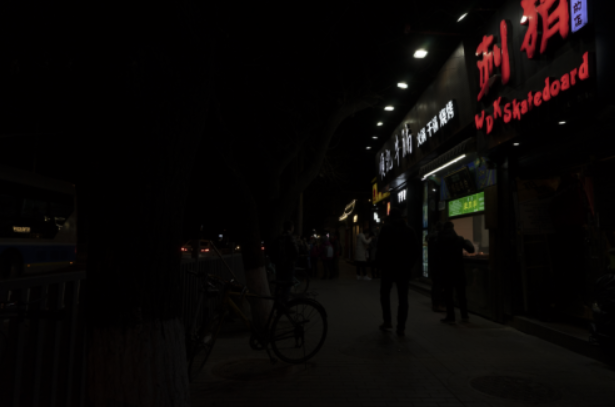
#> input picture ImageEnhancement/Data/LowLight/18.png, 615 x 407 px
$ python -i Genetic_Algorithm.py   (imports and definitions only)   (older library calls are emulated)
#> lines starting #> are read from the running program, lines starting #| are printed output that depends on the picture
### ImageEnhancement/ImageProcesses.py
import sys
import os
sys.path.append(os.path.abspath(os.path.join(os.path.dirname(__file__), '..')))


# Define Image Processes

import numpy as np
import cv2
from skimage.measure import shannon_entropy

def single_scale_retinex(image, sigma):
    log_image = np.log1p(image.astype(np.float32))
    blurred_image = cv2.GaussianBlur(image.astype(np.float32), (0, 0), sigma)
    log_blurred = np.log1p(blurred_image)
    return log_image - log_blurred

# [9 lines left out: function multi_scale_retinex, not called in this run]


### Metrics

def colorfulness(image):
    (B, G, R) = cv2.split(image.astype("float"))
    rg = np.absolute(R - G)
    yb = np.absolute(0.5 * (R + G) - B)
    std_rg, mean_rg = np.std(rg), np.mean(rg)
    std_yb, mean_yb = np.std(yb), np.mean(yb)
    return np.sqrt(std_rg**2 + std_yb**2) + 0.3 * np.sqrt(mean_rg**2 + mean_yb**2)

def contrast(image):
    gray = cv2.cvtColor(image, cv2.COLOR_BGR2HSV)[-1]
    min_intensity = np.min(gray)
    max_intensity = np.max(gray)
    return (max_intensity - min_intensity) / (max_intensity + min_intensity)

def entropy(image):
    gray = cv2.cvtColor(image, cv2.COLOR_BGR2GRAY)
    return shannon_entropy(gray)

# [5 lines left out: function luminance_stats, not called in this run]

def entropy(image):
    gray = cv2.cvtColor(image, cv2.COLOR_BGR2GRAY)
    return shannon_entropy(gray)

def sharpness(image):
    gray = cv2.cvtColor(image, cv2.COLOR_BGR2GRAY)
    return cv2.Laplacian(gray, cv2.CV_64F).var()

### ImageEnhancement/Decomposition.py
import numpy as np
import pandas as pd
import cv2
import matplotlib.pyplot as plt
import math
import skimage.filters as filters
from skimage import io, color


def decomposition(image):
    #Load Image
    #image = cv2.imread(r"{url}".format(url = image_url))

    #Grayscale Image
    gray = cv2.cvtColor(image, cv2.COLOR_BGR2GRAY)

    #Edge detect Image
    edges = cv2.Canny(image, 100, 200)

    #Color split
    blue, green, red = cv2.split(image)

    #Color Opponency
    red_green = red - green
    blue_yellow = blue - (red + green) / 2
    value = cv2.cvtColor(image, cv2.COLOR_BGR2HSV)[:,:,-1]

    #Texture detection
    gabor_response, _ = filters.gabor(gray, frequency=0.6, theta=np.pi/4)

    #Saliency
    # Static Saliency Fine Grained
    saliency_detector_fine = cv2.saliency.StaticSaliencyFineGrained_create()

    # Compute the saliency map
    (success_fine, saliency_map_fine) = saliency_detector_fine.computeSaliency(image)

    # Normalize the saliency map
    saliency_map_fine = (saliency_map_fine * 255).astype("uint8")

    #Details and Motion: Parvocellular and Magnocellular pathways
    retina = cv2.bioinspired.Retina.create((image.shape[1], image.shape[0]))

    for i in range(20):
        retina.run(image)

    retinaOut_parvo = retina.getParvo()
    retinaOut_parvo = cv2.cvtColor(retinaOut_parvo, cv2.COLOR_BGR2RGB)
    retinaOut_magno = retina.getMagno()


    return red_green, blue_yellow, value, gray, edges, gabor_response, saliency_map_fine, retinaOut_parvo, retinaOut_magno

### ImageEnhancement/Genetic_Algorithm.py
import numpy as np
import cv2
from ImageProcesses import *
import random
from tqdm import tqdm
import os
from Decomposition import decomposition
from scipy import stats

url_header = os.path.dirname(__file__)
# [1 line that did not run here, left out]


#Define hyperparameters and their ranges
#Potential to add more retinex sigmas if necessary, maybe also a parameter to control how many sigmas are used.
param_ranges = {
    "Saturation": (0,1.0), #Initial saturation adjustment
    "CLAHE_clipLimit_Value": (1.0, 5.0), #Value CLAHE clip limit
    "CLAHE_clipLimit_BGR": (1.0, 5.0), #BGR CLAHE clip limit
    "Retinex_gain": (1.0, 3.0), #Retinex gain
    "Retinex_sigma1": (5,20),
    "Retinex_sigma2": (30,100),
    "Retinex_sigma3": (100, 250),
    "Blend_ratio": (0.0, 1.0),
    "gamma": (1.0, 1.5), #Gamma correction
    "brightness_boost": (20,40) #Brightness boost

}

def single_scale_retniex(image,sigma):
    log_image = np.log1p(image.astype(np.float32))
    blurred_image = cv2.GaussianBlur(image.astype(np.float32), (0,0), sigma)
    log_blurred = np.log1p(blurred_image)
    return log_image - log_blurred

def multi_scale_retinex(image, sigmas=[10, 50, 100], gain = 1.0):
    retinex = np.zeros_like(image, dtype=np.float32)
    for sigma in sigmas:
        retinex += single_scale_retinex(image, sigma)
    retinex /= len(sigmas)

    #Adjust scaling here to avoid over-darkening
    retinex = np.clip(retinex * gain, -1, 1)
    retinex = np.expm1(retinex) * 255
    return retinex

#Fitness function to evaluate the "naturalness" of an enhanced image
def fitness_function(params, original_image):
    #Apply image enhancement with params
    enhanced_image = apply_image_enhancement(original_image, params)

    #Calculate metrics for fitness evaluation (e.g., NIQE, sharpness, etc.)
    colorfulness_score = colorfulness(enhanced_image)
    sharpness_score = sharpness(enhanced_image)
    contrast_score = contrast(enhanced_image)
    entropy_score = entropy(enhanced_image)

    #Define target ranges for each metric (customizable)
    target_colorfulness = 30
    target_sharpness = 250
    target_contrast = 0.4
    target_entropy = 6


    #contrast_norm = (contrast_score - 0.2) / (0.8 - 0.2)
    contrast_norm = contrast_score
    colorfulness_norm = (colorfulness_score - 10) / (50 - 10)
    sharpness_norm = (sharpness_score - 100) / (1000 - 100)
    entropy_norm = (entropy_score - 5) / (7.5 - 5)

    #target_contrast_norm = (target_contrast - 0.2) / (0.8 - 0.2)
    target_contrast_norm = target_contrast
    target_colorfulness_norm = (target_colorfulness - 10) / (50 - 10)
    target_sharpness_norm = (target_sharpness - 100) / (1000 - 100)
    target_entropy_norm = (target_entropy - 5) / (7.5 - 5)


    #Calculate fitness score based on deviations from target values
    # maybe it would make more sense to replace with means squared instead of abs
    fitness = (
        abs(colorfulness_norm - target_colorfulness_norm) +
        abs(sharpness_norm - target_sharpness_norm) +
        abs(contrast_norm - target_contrast_norm) +
        abs(entropy_norm - target_entropy_norm)
    )

    original_image_decomp = decomposition(original_image)
    decomp_stats = []
    for j in range(len(original_image_decomp)):
        #Calculate mean, standard_deviation, variance, skewness, and kurtosis for each decomposition
        current_decomp = original_image_decomp[j].flatten()
        current_decomp_stats = []

        current_decomp_mean = np.mean(current_decomp)
        current_decomp_stats.append(current_decomp_mean)

        current_decomp_std = np.std(current_decomp)
        current_decomp_stats.append(current_decomp_std)

        current_decomp_var = current_decomp_std**2
        current_decomp_stats.append(current_decomp_var)

        current_decomp_skewness = stats.skew(current_decomp)
        current_decomp_stats.append(current_decomp_skewness)

        current_decomp_kurtosis = stats.kurtosis(current_decomp)
        current_decomp_stats.append(current_decomp_kurtosis)

        decomp_stats.append(current_decomp_stats)

    #Incoporate biomimetic statistics
    for i in range(biomimetic_statistics.shape[0]):
        for j in range(biomimetic_statistics.shape[1]):
           fitness += abs(decomp_stats[i][j] - biomimetic_statistics[i][j])

    return fitness


#Function to apply the enhancement algorithm with given hyperparameters
def apply_image_enhancement(image, params):
    #print(params.items())
    ### Step 1: Dual-Channel Light Amplification in HSV
    hsv_image = cv2.cvtColor(image, cv2.COLOR_BGR2HSV)
    h, s, v = cv2.split(hsv_image)
    s = (s*params["Saturation"]).astype(np.uint8)

    #Apply CLAHE to the VAlue channel with controlled limits
    #print(params["CLAHE_clipLimit_Value"])
    clahe = cv2.createCLAHE(clipLimit = params["CLAHE_clipLimit_Value"], tileGridSize=(8, 8)) #Adjusted clipLimit
    v_clahe = clahe.apply(v)

    # Merge back the channels and convert to BGR
    hsv_amplified = cv2.merge([h, s, v_clahe])
    amplified_image = cv2.cvtColor(hsv_amplified, cv2.COLOR_HSV2BGR)

    ### Step 2: Color Contrast Enhancement with CLAHE on Each Channel
    #Split the amplified image into BGR channels
    b, g, r = cv2.split(amplified_image)

    # Apply CLAHE to each channel with a controlled clip limit
    clahe = cv2.createCLAHE(clipLimit = params["CLAHE_clipLimit_BGR"], tileGridSize=(8, 8))
    b_clahe = clahe.apply(b)
    g_clahe = clahe.apply(g)
    r_clahe = clahe.apply(r)

    # Merge enhanced channels back
    contrast_enhanced_image = cv2.merge([b_clahe, g_clahe, r_clahe])

    ### Step 3: Multi-Scale Retinex for Signal Integration
    #Make sure the retinex functions are defined
    # Apply multi-scale retinex on each channel separately
    retinex_b = multi_scale_retinex(b_clahe, sigmas = [params["Retinex_sigma1"], params["Retinex_sigma2"], params["Retinex_sigma3"]], gain = params["Retinex_gain"])
    retinex_g = multi_scale_retinex(g_clahe, sigmas = [params["Retinex_sigma1"], params["Retinex_sigma2"], params["Retinex_sigma3"]], gain = params["Retinex_gain"])
    retinex_r = multi_scale_retinex(r_clahe, sigmas = [params["Retinex_sigma1"], params["Retinex_sigma2"], params["Retinex_sigma3"]], gain = params["Retinex_gain"])

    #Stack channels back together and clip values to the valid range
    retinex_image = cv2.merge([retinex_b, retinex_g, retinex_r])
    retinex_image = np.clip(retinex_image, 0, 255).astype(np.uint8)

    ### Step 4: Noise Reduction with Edge Preservation
    # Apply bilateral filter for noise reduction with edge preservation
    denoised_image = cv2.bilateralFilter(retinex_image, d=9, sigmaColor=10, sigmaSpace=10) #Potentially three more hyperparameters

    ### Step 5: Blend the Amplified and Original Image for a Natural Look
    alpha = params["Blend_ratio"] # Blend ratio; adjust for stronger or weaker enhancement
    final_image = cv2.addWeighted(denoised_image, alpha, image, 1-alpha, 0)

    final_image = cv2.bilateralFilter(final_image, d=5, sigmaColor=10, sigmaSpace=10)

    def adjust_gamma(image, gamma=1.2):
        invGamma = 1.0 / gamma
        table = np.array([(i / 255.0) ** invGamma * 255 for i in np.arange(0,256)]).astype("uint8")
        return cv2.LUT(image, table)

    #Apply gamma correction to final image
    final_image = adjust_gamma(final_image, gamma = params["gamma"])

    #Increase brightness by adding a fixed value
    brightness_boost = params["brightness_boost"] #Adjust from between 20-40
    enhanced_image = cv2.convertScaleAbs(final_image, alpha=1, beta=brightness_boost)

    return enhanced_image

# Initialize population
def initialize_population(size):
    population = []
    for _ in range(size):
        individual = {key: random.uniform(*value) for key, value in param_ranges.items()}
        population.append(individual)
    return population

# Selection (select the top individuals based on fitness)
def selection(population, fitness_scores, num_parents):
    selected_parents = [population[i] for i in np.argsort(fitness_scores)[:num_parents]]
    return selected_parents

#Crossover (combine two parents to create an offspring)
def crossover(parent1, parent2):
    child = {}
    for key in parent1.keys():
        child[key] = parent1[key] if random.random() < 0.5 else parent2[key]
    return child

# Mutation (randomly change a parameter within its range)
def mutate(individual, mutation_rate=0.1):
    for key in individual.keys():
        if random.random() < mutation_rate:
            individual[key] = random.uniform(*param_ranges[key])
    return individual

#Main genetic algorithm
def genetic_algorithm(image, population_size=20, generations=10, num_parents=10, mutation_rate = 0.1):
    population = initialize_population(population_size)

    for generation in tqdm(range(generations)):
        #Evaluate fitness of each individual
        fitness_scores = [fitness_function(ind, image) for ind in population]

        #Selection: Select top individuals to be parents
        parents = selection(population, fitness_scores, num_parents)

        # Generate next generation
        new_population = []
        while len(new_population) < population_size:
            #Crossover
            parent1, parent2 = random.sample(parents,2)
            child = crossover(parent1, parent2)
            #Mutation
            child = mutate(child, mutation_rate)
            new_population.append(child)

        population = new_population

        #Print the best scores of the current generation
        best_score = min(fitness_scores)
        print(f"Generation {generation +1}: Best Fitness Score = {best_score}")

    # Return the best solution
    best_individual = population[np.argmin(fitness_scores)]
    return best_individual

# [18 lines not run here, left out]

>>> import cv2
>>> picture = cv2.imread('Data/LowLight/18.png')
#> picture is the input picture: shape (407, 615, 3); mean B, G, R 6.1, 6.8, 9.9
>>> result = genetic_algorithm(picture)
#> the loop in genetic_algorithm, `for generation in tqdm(range(generations)):` made 1 pass
#> pass 1, in apply_image_enhancement, `h, s, v = cv2.split(hsv_image)`:
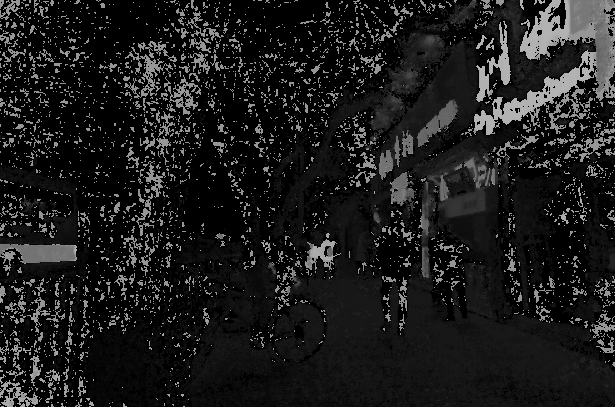
#> h: shape (407, 615); min 0, max 179, mean 27.3
#> pass 1, in apply_image_enhancement, `h, s, v = cv2.split(hsv_image)`:
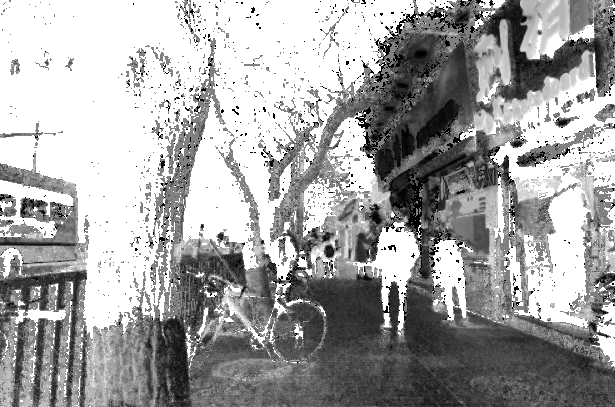
#> s: shape (407, 615); min 0, max 255, mean 163.1
#> pass 1, in apply_image_enhancement, `h, s, v = cv2.split(hsv_image)`:
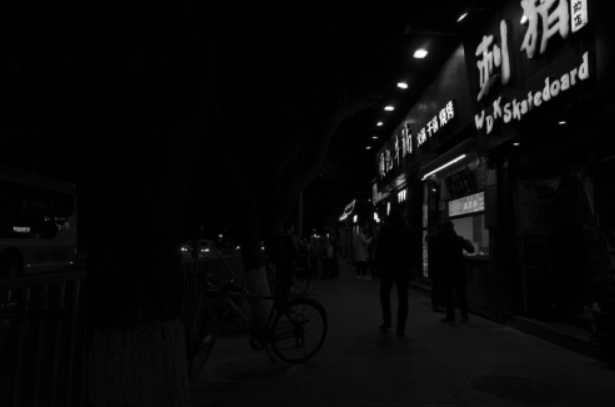
#> v: shape (407, 615); min 0, max 255, mean 10.3
#> (the run stopped early here; a loop or call above may not have finished)
